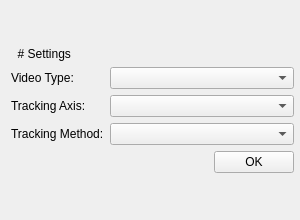
<?xml version="1.0" encoding="UTF-8"?>
<ui version="4.0">
 <class>Form</class>
 <widget class="QWidget" name="Form">
  <property name="geometry">
   <rect>
    <x>0</x>
    <y>0</y>
    <width>300</width>
    <height>220</height>
   </rect>
  </property>
  <property name="windowTitle">
   <string>Form</string>
  </property>
  <layout class="QGridLayout" name="gridLayout_4">
   <property name="sizeConstraint">
    <enum>QLayout::SetDefaultConstraint</enum>
   </property>
   <property name="topMargin">
    <number>6</number>
   </property>
   <property name="rightMargin">
    <number>6</number>
   </property>
   <property name="bottomMargin">
    <number>6</number>
   </property>
   <property name="spacing">
    <number>6</number>
   </property>
   <item row="2" column="0">
    <spacer name="verticalSpacer">
     <property name="orientation">
      <enum>Qt::Vertical</enum>
     </property>
     <property name="sizeHint" stdset="0">
      <size>
       <width>20</width>
       <height>40</height>
      </size>
     </property>
    </spacer>
   </item>
   <item row="1" column="0">
    <layout class="QFormLayout" name="formLayout">
     <item row="1" column="0">
      <widget class="QLabel" name="label">
       <property name="text">
        <string>Video Type:</string>
       </property>
      </widget>
     </item>
     <item row="1" column="1">
      <widget class="QComboBox" name="videoTypeComboBox">
       <property name="sizePolicy">
        <sizepolicy hsizetype="MinimumExpanding" vsizetype="Fixed">
         <horstretch>0</horstretch>
         <verstretch>0</verstretch>
        </sizepolicy>
       </property>
      </widget>
     </item>
     <item row="2" column="0">
      <widget class="QLabel" name="label_2">
       <property name="text">
        <string>Tracking Axis:</string>
       </property>
      </widget>
     </item>
     <item row="3" column="0">
      <widget class="QLabel" name="label_3">
       <property name="text">
        <string>Tracking Method:</string>
       </property>
      </widget>
     </item>
     <item row="2" column="1">
      <widget class="QComboBox" name="trackingAxisComboBox">
       <property name="sizePolicy">
        <sizepolicy hsizetype="MinimumExpanding" vsizetype="Fixed">
         <horstretch>0</horstretch>
         <verstretch>0</verstretch>
        </sizepolicy>
       </property>
      </widget>
     </item>
     <item row="3" column="1">
      <widget class="QComboBox" name="trackingMethodComboBox">
       <property name="sizePolicy">
        <sizepolicy hsizetype="MinimumExpanding" vsizetype="Fixed">
         <horstretch>0</horstretch>
         <verstretch>0</verstretch>
        </sizepolicy>
       </property>
      </widget>
     </item>
     <item row="4" column="1">
      <layout class="QHBoxLayout" name="horizontalLayout">
       <item>
        <spacer name="horizontalSpacer">
         <property name="orientation">
          <enum>Qt::Horizontal</enum>
         </property>
         <property name="sizeHint" stdset="0">
          <size>
           <width>40</width>
           <height>20</height>
          </size>
         </property>
        </spacer>
       </item>
       <item>
        <widget class="QPushButton" name="okButton">
         <property name="text">
          <string>OK</string>
         </property>
        </widget>
       </item>
      </layout>
     </item>
     <item row="0" column="0">
      <widget class="QLabel" name="label_4">
       <property name="font">
        <font>
         <weight>50</weight>
         <bold>false</bold>
        </font>
       </property>
       <property name="text">
        <string>  # Settings</string>
       </property>
      </widget>
     </item>
    </layout>
   </item>
   <item row="0" column="0">
    <spacer name="verticalSpacer_2">
     <property name="orientation">
      <enum>Qt::Vertical</enum>
     </property>
     <property name="sizeHint" stdset="0">
      <size>
       <width>20</width>
       <height>40</height>
      </size>
     </property>
    </spacer>
   </item>
  </layout>
 </widget>
 <resources/>
 <connections/>
</ui>
